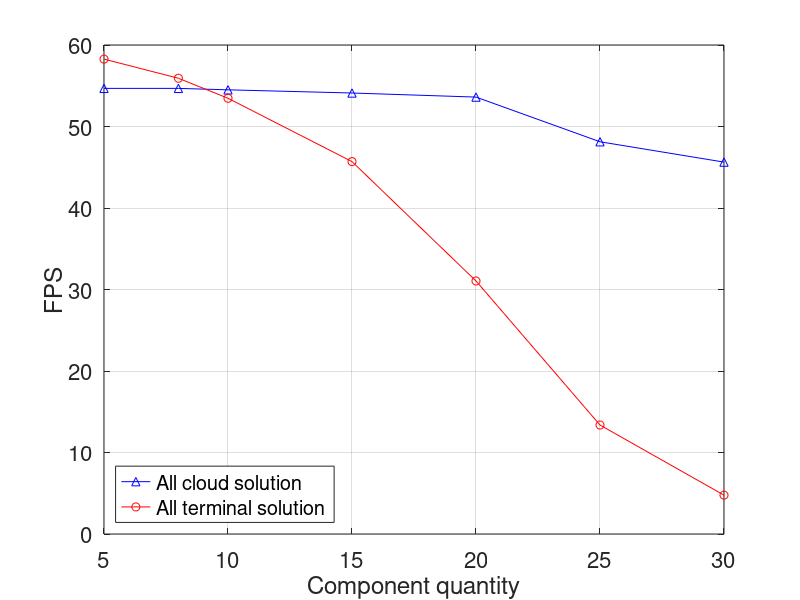

The MATLAB source for this figure:
x=[5	8	10	15	20	25	30];
y1=[54.67719298	54.67674419	54.5	54.11	53.60916667	48.12713178	45.63150685];
y2=[58.26915888	55.92037037	53.46581197	45.69345794	31.04678899	13.37096774	4.766972477];

plot(x, y1, 'b^-', x, y2, 'ro-');
xlabel('Component quantity');
ylabel('FPS');
grid on;
l = legend('All cloud solution', 'All terminal solution', 'Location', 'southwest');

set(l,'FontSize',18);
set(gca,'FontSize',16);
